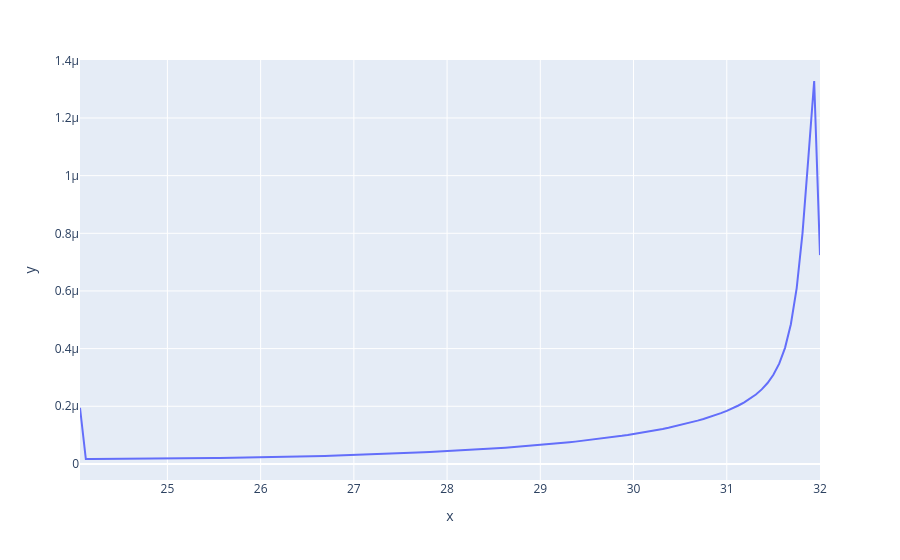

Write notebook code for a chart like this one.
### Code cell
i = 3
s = signals[i].to_rspectrum(window="hamming", nperseg=256, poverlap=0.5)
px.line(x=np.array(s.frequencies) + i * fb.bandwidth, y=s.magnitudes)
